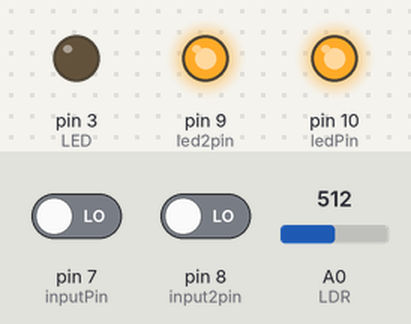
This sketch was run on a simulated Arduino Uno, built with avr-gcc and run on an emulated ATmega328P. On the bench: output pins drawn as LEDs (lit = HIGH). The test bench sets the inputs (shaded band); at power-on: pin 7 (inputPin) LOW, pin 8 (input2pin) LOW, A0 (LDR) = 512.

Above: at 0.1 s.
Timing chart, 0 to 1.6 s (numbered marks = the images above):
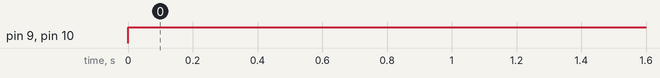

The sketch:

Code_for_Prototype.ino
```cpp
const int ledPin = 10;
const int inputPin = 7;
const int led2pin = 9;
const int input2pin = 8;
int LED = 3;
int LDR = A0;
void setup()
{
  pinMode(ledPin, OUTPUT);//Declare ledPin as output
  pinMode(inputPin, INPUT);//Declare inputPin as an input
  pinMode(led2pin, OUTPUT);//Declare ledPin as an output
  pinMode(input2pin, INPUT);//Declare input2pin as an input
  pinMode(LED, OUTPUT);//Declare LED as an output
  pinMode(LDR, INPUT);//Declare LDR as an input
}

void lamp1()
{
  int LDRValue = analogRead(LDR); //Read LDR Value
  int PIR1Value = digitalRead(inputPin); //Read PIR vlaue

  if (( 500 > LDRValue) && (PIR1Value == HIGH)) //if LDR value is lessthan 500 and PIR sensor high
  {
    digitalWrite(ledPin, LOW);//Turn OFF the LED
    delay(500);
  }
  else
  {
    digitalWrite(ledPin, HIGH);//Turn ON LED
  }
}
void lamp2()
{
  int LDRValue = analogRead(LDR);//Read LDR Value
  int PIR2Value = digitalRead(input2pin); //Read PIR vlaue


  if ((500 > LDRValue) && (PIR2Value == HIGH)) //if LDR value is lesthan 500 and PIR sensor high
  {
    {
      digitalWrite(led2pin, LOW);//Turn ON the LED
       delay(500);
    }
  }
  else
  {
    digitalWrite(led2pin, HIGH);//Turn OFF LED

  }
}
void loop()
{
  lamp1();//run continoiusly lamp 1's function
  lamp2();//run continoiusly lamp 2's function
}
```

Measured:
- by itself, pin 9 (led2pin), pin 10 (ledPin): LOW → HIGH at 0.00 s
